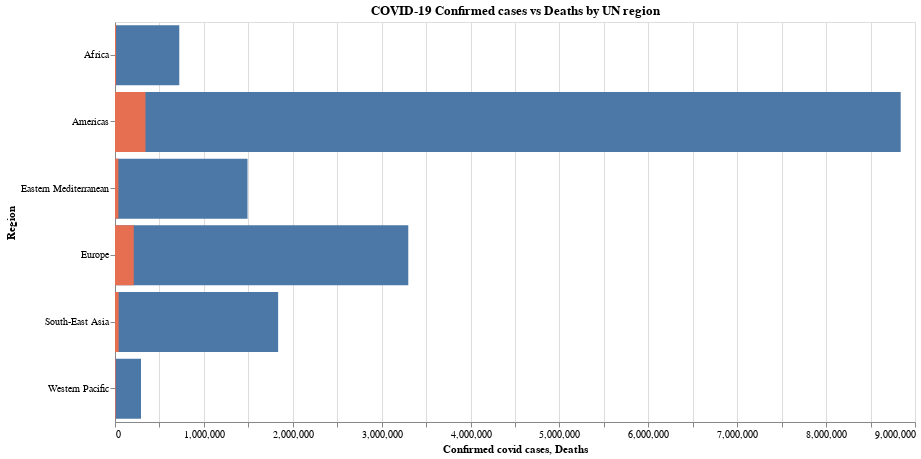

Notebook cell for this chart:
### Markdown cell above
## Multi-bars

How would we plot not just the feature `Confirmed` but also, say, `Deaths` in the same bar-plot? Similar to layering a text chart over the bar chart, we can layer two bar charts over one another as shown below.

### Code cell
confirmed = (alt.Chart(data)
          .mark_bar()
          .encode(
                  x=alt.X(
                          'Confirmed', 
                           axis=alt.Axis(title='Confirmed covid cases') 
                         ), 
                  y=alt.Y('Region'),
                 )
      )

deaths = (alt.Chart(data)
          .mark_bar(color='#e76f51')                                   
          .encode(
                  x=alt.X(
                          'Deaths', 
                           axis=alt.Axis(title='Deaths') 
                         ), 
                  y=alt.Y('Region'),
                 )
      )


(confirmed + deaths).properties(
                      width=800,
                      height=400,
                      title='COVID-19 Confirmed cases vs Deaths by UN region',
                     )

### Figure 1 — Vega-Lite specification as saved in the notebook (floating-point values rounded to 4 significant figures)
{"config": {"view": {"continuousWidth": 400, "continuousHeight": 300}}, "layer": [{"mark": "bar", "encoding": {"x": {"axis": {"title": "Confirmed covid cases"}, "field": "Confirmed", "type": "quantitative"}, "y": {"field": "Region", "type": "nominal"}}}, {"mark": {"type": "bar", "color": "#e76f51"}, "encoding": {"x": {"axis": {"title": "Deaths"}, "field": "Deaths", "type": "quantitative"}, "y": {"field": "Region", "type": "nominal"}}}], "data": {"name": "data-863ebb4242ba9b5a2bd4e20db4f44d26"}, "height": 400, "title": "COVID-19 Confirmed cases vs Deaths by UN region", "width": 800, "$schema": "https://vega.github.io/schema/vega-lite/v4.17.0.json", "datasets": {"data-863ebb4242ba9b5a2bd4e20db4f44d26": [{"Region": "Africa", "Confirmed": 723207, "Deaths": 12223, "Recovered": 440645, "Active": 270339}, {"Region": "Americas", "Confirmed": 8839286, "Deaths": 342732, "Recovered": 4468616, "Active": 4027938}, {"Region": "Eastern Mediterranean", "Confirmed": 1490744, "Deaths": 38339, "Recovered": 1201400, "Active": 251005}, {"Region": "Europe", "Confirmed": 3299523, "Deaths": 211144, "Recovered": 1993723, "Active": 1094656}, {"Region": "South-East Asia", "Confirmed": 1835297, "Deaths": 41349, "Recovered": 1156933, "Active": 637015}, {"Region": "Western Pacific", "Confirmed": 292428, "Deaths": 8249, "Recovered": 206770, "Active": 77409}]}}
